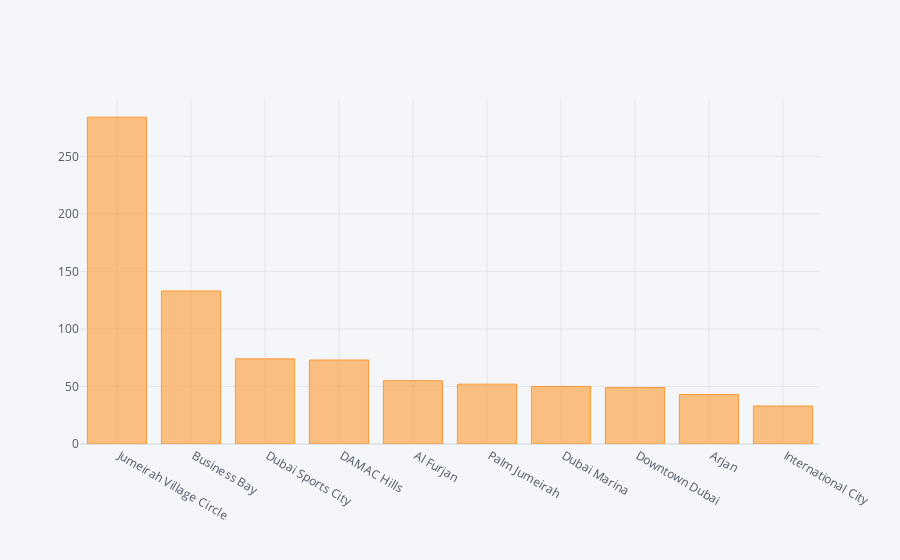

Write notebook code for a chart like this one.
### Code cell
#Top 10 area with most studios
area_with_most_studios.iplot(kind="bar")

### Figure 1 — Plotly figure (JSON) as saved in the notebook; plotly's stock layout.template omitted (floating-point values rounded to 4 significant figures)
{"data": [{"marker": {"color": "rgba(255, 153, 51, 0.6)", "line": {"color": "rgba(255, 153, 51, 1.0)", "width": 1}}, "name": "area.name", "orientation": "v", "text": "", "x": [" Jumeirah Village Circle", " Business Bay", " Dubai Sports City", " DAMAC Hills", " Al Furjan", " Palm Jumeirah", " Dubai Marina", " Downtown Dubai", " Arjan", " International City"], "y": [284, 133, 74, 73, 55, 52, 50, 49, 43, 33], "type": "bar"}], "layout": {"legend": {"bgcolor": "#F5F6F9", "font": {"color": "#4D5663"}}, "paper_bgcolor": "#F5F6F9", "plot_bgcolor": "#F5F6F9", "title": {"font": {"color": "#4D5663"}}, "xaxis": {"gridcolor": "#E1E5ED", "showgrid": true, "tickfont": {"color": "#4D5663"}, "title": {"font": {"color": "#4D5663"}, "text": ""}, "zerolinecolor": "#E1E5ED"}, "yaxis": {"gridcolor": "#E1E5ED", "showgrid": true, "tickfont": {"color": "#4D5663"}, "title": {"font": {"color": "#4D5663"}, "text": ""}, "zerolinecolor": "#E1E5ED"}}}
